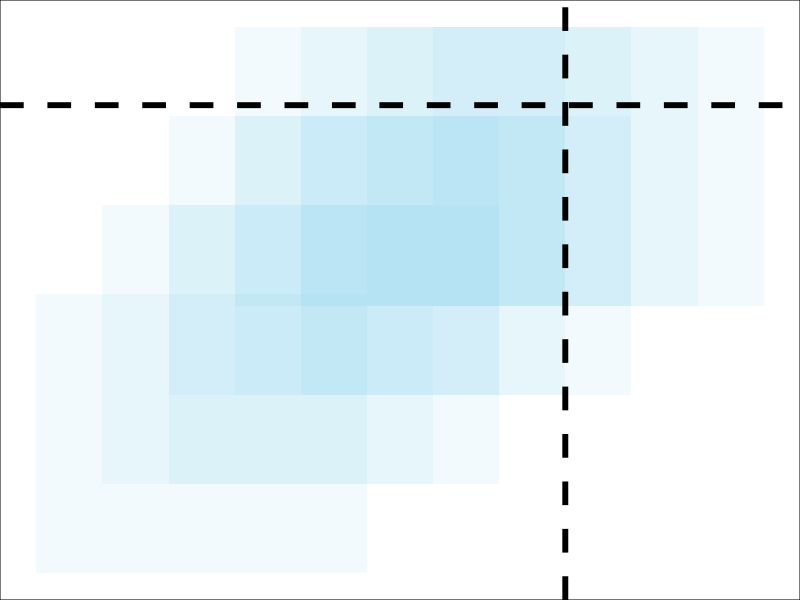
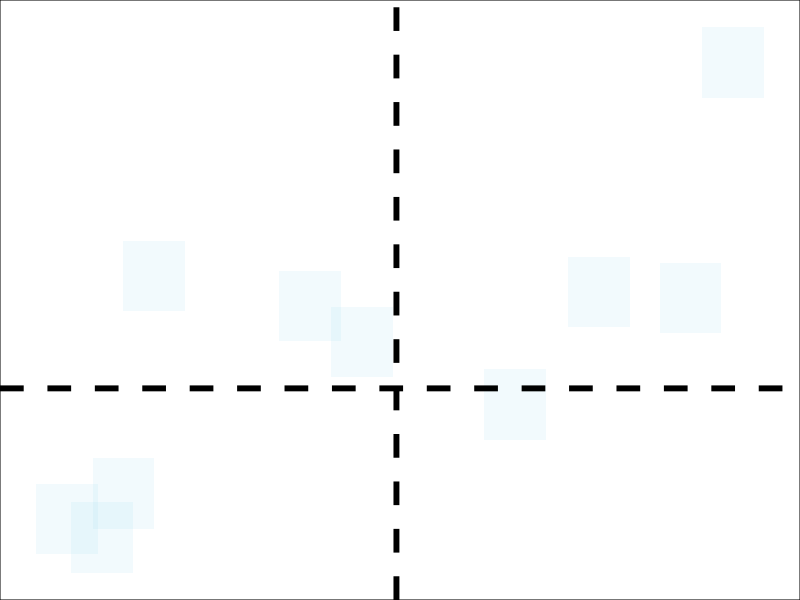

Here is the R script that generated these plots, in order:
## ---- chunk 1
library(ggplot2)

x = c(2, 3, 4, 4, 5, 6, 5, 6, 7, 8)
y = c(1, 2, 2, 3, 3, 3, 4, 4, 4, 4)
p = c(1, 2, 1, 2, 2, 1, 2, 2, 2, 1) / 16

xmean = 5
ymean = 3.125


ggplot(data.frame(x, y), aes(xmin = x - xmean, xmax = x,
                 ymin = y - ymean, ymax = y)) +
    geom_rect(color = NA, fill = "skyblue", alpha = 0.1) +
    theme_void() +
    theme(plot.background = element_rect(fill = "white")) + 
  geom_hline(yintercept=ymean, linetype="dashed", 
                color = "black", size=2) + 
    geom_vline(xintercept=xmean, linetype="dashed", 
                color = "black", size=2) 

## ---- chunk 2
library(ggplot2)

rho = 0.7

x = rnorm(10)
y = rho * x + sqrt(1 - rho ^ 2) * rnorm(10) 

xmean = mean(x)
ymean = mean(y)


ggplot(data.frame(x, y), aes(xmin = x - xmean, xmax = x,
                 ymin = y - ymean, ymax = y)) +
    geom_rect(color = NA, fill = "skyblue", alpha = 0.1) +
    theme_void() +
    theme(plot.background = element_rect(fill = "white")) + 
  geom_hline(yintercept=ymean, linetype="dashed", 
                color = "black", size=2) + 
    geom_vline(xintercept=xmean, linetype="dashed", 
                color = "black", size=2) 

